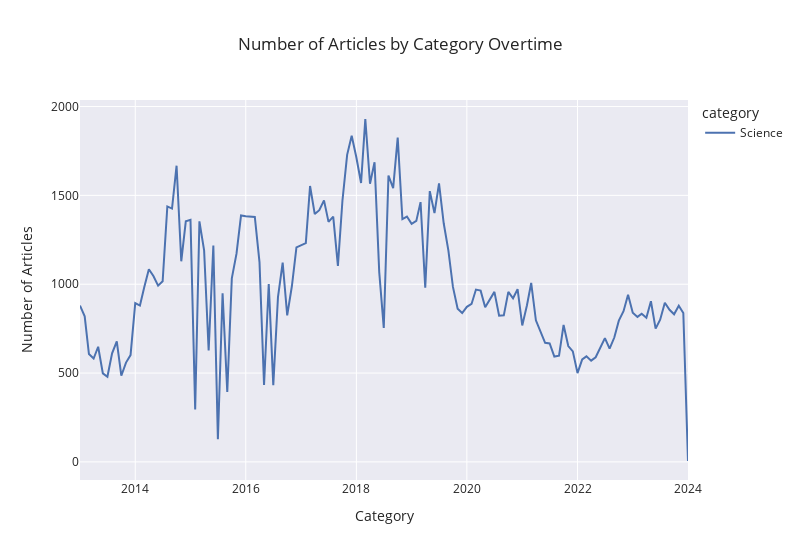

The notebook cell this image was saved under:
### Code cell
graph_science_all.category("Number of Articles for Science", "line")

### Figure 1 — Plotly figure (JSON) as saved in the notebook; plotly's stock layout.template omitted (floating-point values rounded to 4 significant figures; data arrays with more than 128 entries replaced by an {"elided": "..."} marker saying what was removed)
{"data": [{"hovertemplate": "category=Science<br>year_month=%{x}<br>count=%{y}<extra></extra>", "legendgroup": "Science", "line": {"color": "rgb(76,114,176)", "dash": "solid"}, "marker": {"symbol": "circle"}, "mode": "lines", "name": "Science", "orientation": "v", "showlegend": true, "type": "scatter", "x": {"elided": "133 str values"}, "xaxis": "x", "y": {"elided": "133 int values"}, "yaxis": "y"}], "layout": {"legend": {"title": {"text": "category"}, "tracegroupgap": 0}, "title": {"text": "Number of Articles by Category Overtime", "x": 0.5}, "width": 800, "xaxis": {"anchor": "y", "domain": [0, 1], "title": {"text": "Category"}}, "yaxis": {"anchor": "x", "domain": [0, 1], "title": {"text": "Number of Articles"}}}}
